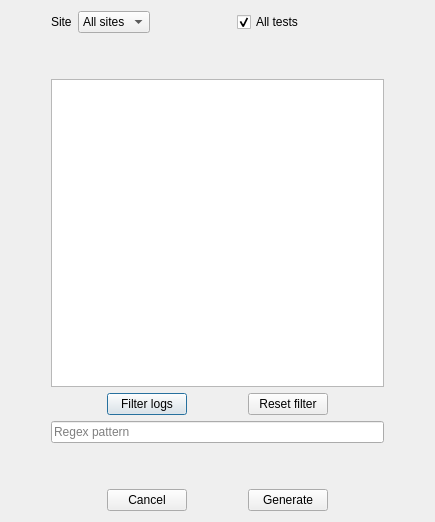
<?xml version="1.0" encoding="UTF-8"?>
<ui version="4.0">
 <class>Dialog</class>
 <widget class="QDialog" name="Dialog">
  <property name="geometry">
   <rect>
    <x>0</x>
    <y>0</y>
    <width>435</width>
    <height>522</height>
   </rect>
  </property>
  <property name="windowTitle">
   <string>Generate report</string>
  </property>
  <layout class="QHBoxLayout" name="horizontalLayout_6" stretch="0,1,0">
   <item>
    <spacer name="horizontalSpacer_6">
     <property name="orientation">
      <enum>Qt::Horizontal</enum>
     </property>
     <property name="sizeHint" stdset="0">
      <size>
       <width>40</width>
       <height>20</height>
      </size>
     </property>
    </spacer>
   </item>
   <item>
    <layout class="QVBoxLayout" name="verticalLayout_2" stretch="0,0,1,0,0,0">
     <item>
      <layout class="QHBoxLayout" name="horizontalLayout_2">
       <item>
        <widget class="QLabel" name="siteLabel">
         <property name="text">
          <string>Site</string>
         </property>
        </widget>
       </item>
       <item>
        <widget class="QComboBox" name="selectSiteComboBox">
         <property name="statusTip">
          <string/>
         </property>
         <item>
          <property name="text">
           <string>All sites</string>
          </property>
         </item>
        </widget>
       </item>
       <item>
        <spacer name="horizontalSpacer_4">
         <property name="orientation">
          <enum>Qt::Horizontal</enum>
         </property>
         <property name="sizeHint" stdset="0">
          <size>
           <width>40</width>
           <height>20</height>
          </size>
         </property>
        </spacer>
       </item>
       <item>
        <widget class="QCheckBox" name="checkBox">
         <property name="text">
          <string>All tests</string>
         </property>
         <property name="checked">
          <bool>true</bool>
         </property>
        </widget>
       </item>
       <item>
        <spacer name="horizontalSpacer_5">
         <property name="orientation">
          <enum>Qt::Horizontal</enum>
         </property>
         <property name="sizeHint" stdset="0">
          <size>
           <width>40</width>
           <height>20</height>
          </size>
         </property>
        </spacer>
       </item>
      </layout>
     </item>
     <item>
      <spacer name="verticalSpacer_2">
       <property name="orientation">
        <enum>Qt::Vertical</enum>
       </property>
       <property name="sizeHint" stdset="0">
        <size>
         <width>20</width>
         <height>40</height>
        </size>
       </property>
      </spacer>
     </item>
     <item>
      <widget class="QListWidget" name="listWidget">
       <property name="statusTip">
        <string/>
       </property>
       <property name="whatsThis">
        <string/>
       </property>
       <property name="selectionMode">
        <enum>QAbstractItemView::MultiSelection</enum>
       </property>
      </widget>
     </item>
     <item>
      <layout class="QVBoxLayout" name="verticalLayout_4">
       <item>
        <layout class="QHBoxLayout" name="horizontalLayout_3">
         <item>
          <spacer name="horizontalSpacer_8">
           <property name="orientation">
            <enum>Qt::Horizontal</enum>
           </property>
           <property name="sizeHint" stdset="0">
            <size>
             <width>40</width>
             <height>20</height>
            </size>
           </property>
          </spacer>
         </item>
         <item>
          <widget class="QPushButton" name="filterTestsButton">
           <property name="statusTip">
            <string/>
           </property>
           <property name="text">
            <string>Filter logs</string>
           </property>
          </widget>
         </item>
         <item>
          <spacer name="horizontalSpacer_7">
           <property name="orientation">
            <enum>Qt::Horizontal</enum>
           </property>
           <property name="sizeHint" stdset="0">
            <size>
             <width>40</width>
             <height>20</height>
            </size>
           </property>
          </spacer>
         </item>
         <item>
          <widget class="QPushButton" name="resetFilterButton">
           <property name="statusTip">
            <string/>
           </property>
           <property name="text">
            <string>Reset filter</string>
           </property>
          </widget>
         </item>
         <item>
          <spacer name="horizontalSpacer_9">
           <property name="orientation">
            <enum>Qt::Horizontal</enum>
           </property>
           <property name="sizeHint" stdset="0">
            <size>
             <width>40</width>
             <height>20</height>
            </size>
           </property>
          </spacer>
         </item>
        </layout>
       </item>
       <item>
        <layout class="QHBoxLayout" name="horizontalLayout_4">
         <item>
          <widget class="QLineEdit" name="regexPatternEdit">
           <property name="statusTip">
            <string/>
           </property>
           <property name="placeholderText">
            <string>Regex pattern</string>
           </property>
          </widget>
         </item>
        </layout>
       </item>
      </layout>
     </item>
     <item>
      <spacer name="verticalSpacer">
       <property name="orientation">
        <enum>Qt::Vertical</enum>
       </property>
       <property name="sizeHint" stdset="0">
        <size>
         <width>20</width>
         <height>40</height>
        </size>
       </property>
      </spacer>
     </item>
     <item>
      <layout class="QHBoxLayout" name="horizontalLayout">
       <item>
        <spacer name="horizontalSpacer">
         <property name="orientation">
          <enum>Qt::Horizontal</enum>
         </property>
         <property name="sizeHint" stdset="0">
          <size>
           <width>40</width>
           <height>20</height>
          </size>
         </property>
        </spacer>
       </item>
       <item>
        <widget class="QPushButton" name="cancelButton">
         <property name="text">
          <string>Cancel</string>
         </property>
        </widget>
       </item>
       <item>
        <spacer name="horizontalSpacer_2">
         <property name="orientation">
          <enum>Qt::Horizontal</enum>
         </property>
         <property name="sizeHint" stdset="0">
          <size>
           <width>40</width>
           <height>20</height>
          </size>
         </property>
        </spacer>
       </item>
       <item>
        <widget class="QPushButton" name="generateButton">
         <property name="text">
          <string>Generate</string>
         </property>
        </widget>
       </item>
       <item>
        <spacer name="horizontalSpacer_3">
         <property name="orientation">
          <enum>Qt::Horizontal</enum>
         </property>
         <property name="sizeHint" stdset="0">
          <size>
           <width>40</width>
           <height>20</height>
          </size>
         </property>
        </spacer>
       </item>
      </layout>
     </item>
    </layout>
   </item>
   <item>
    <spacer name="horizontalSpacer_10">
     <property name="orientation">
      <enum>Qt::Horizontal</enum>
     </property>
     <property name="sizeHint" stdset="0">
      <size>
       <width>40</width>
       <height>20</height>
      </size>
     </property>
    </spacer>
   </item>
  </layout>
 </widget>
 <resources/>
 <connections/>
</ui>
